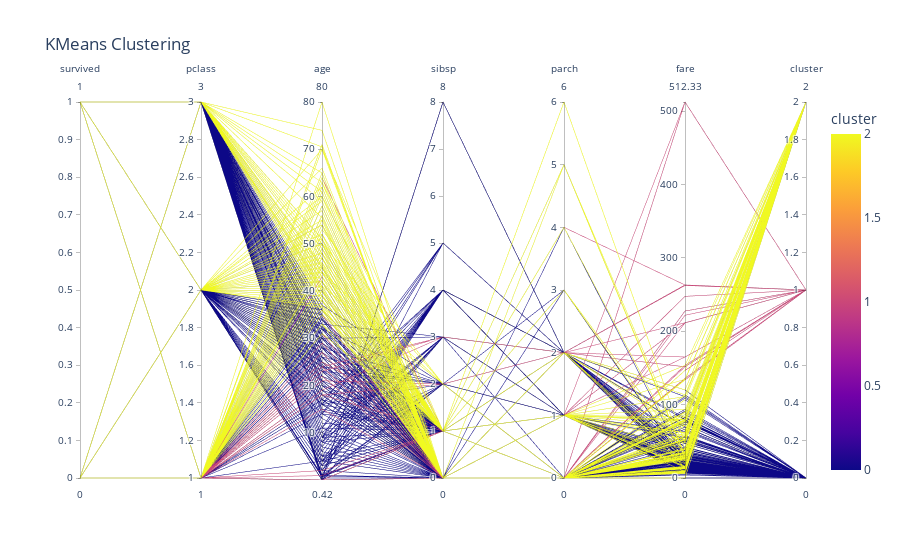

Here is the notebook cell this chart was saved with:
### Code cell
fig=px.parallel_coordinates(df,color='cluster',title='KMeans Clustering')
fig.show()

### Figure 1 — Plotly figure (JSON) as saved in the notebook; plotly's stock layout.template omitted (floating-point values rounded to 4 significant figures; data arrays with more than 128 entries replaced by an {"elided": "..."} marker saying what was removed)
{"data": [{"dimensions": [{"label": "survived", "values": {"elided": "891 int values"}}, {"label": "pclass", "values": {"elided": "891 int values"}}, {"label": "age", "values": {"elided": "891 float values"}}, {"label": "sibsp", "values": {"elided": "891 int values"}}, {"label": "parch", "values": {"elided": "891 int values"}}, {"label": "fare", "values": {"elided": "891 float values"}}, {"label": "cluster", "values": {"elided": "891 int values"}}], "domain": {"x": [0, 1], "y": [0, 1]}, "line": {"color": {"elided": "891 int values"}, "coloraxis": "coloraxis"}, "name": "", "type": "parcoords"}], "layout": {"coloraxis": {"colorbar": {"title": {"text": "cluster"}}, "colorscale": [[0, "#0d0887"], [0.1111, "#46039f"], [0.2222, "#7201a8"], [0.3333, "#9c179e"], [0.4444, "#bd3786"], [0.5556, "#d8576b"], [0.6667, "#ed7953"], [0.7778, "#fb9f3a"], [0.8889, "#fdca26"], [1, "#f0f921"]]}, "legend": {"tracegroupgap": 0}, "title": {"text": "KMeans Clustering"}}}
